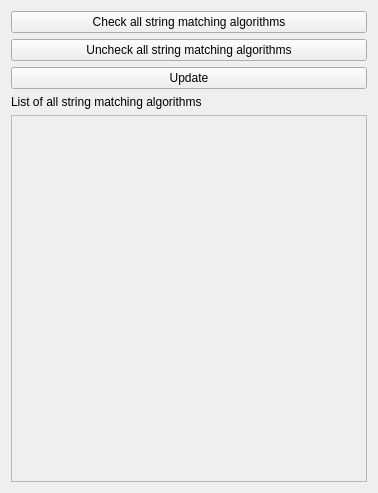
<?xml version="1.0" encoding="UTF-8"?>
<ui version="4.0">
 <class>SelectAlgWindow</class>
 <widget class="QDialog" name="SelectAlgWindow">
  <property name="geometry">
   <rect>
    <x>0</x>
    <y>0</y>
    <width>378</width>
    <height>493</height>
   </rect>
  </property>
  <property name="windowTitle">
   <string>Select algorithm</string>
  </property>
  <property name="styleSheet">
   <string notr="true"/>
  </property>
  <layout class="QVBoxLayout" name="verticalLayout_3">
   <item>
    <layout class="QVBoxLayout" name="verticalLayout_2">
     <item>
      <widget class="QPushButton" name="checkAll_Button">
       <property name="text">
        <string>Check all string matching algorithms</string>
       </property>
       <property name="autoDefault">
        <bool>false</bool>
       </property>
      </widget>
     </item>
     <item>
      <widget class="QPushButton" name="uncheckAll_Button">
       <property name="text">
        <string>Uncheck all string matching algorithms</string>
       </property>
       <property name="autoDefault">
        <bool>false</bool>
       </property>
      </widget>
     </item>
     <item>
      <widget class="QPushButton" name="update_Button">
       <property name="text">
        <string>Update</string>
       </property>
       <property name="autoDefault">
        <bool>false</bool>
       </property>
      </widget>
     </item>
    </layout>
   </item>
   <item>
    <widget class="QLabel" name="labelListAlg">
     <property name="text">
      <string>List of all string matching algorithms</string>
     </property>
    </widget>
   </item>
   <item>
    <widget class="QScrollArea" name="scrollArea">
     <property name="widgetResizable">
      <bool>true</bool>
     </property>
     <widget class="QWidget" name="scrollAreaWidgetContents">
      <property name="geometry">
       <rect>
        <x>0</x>
        <y>0</y>
        <width>358</width>
        <height>349</height>
       </rect>
      </property>
     </widget>
    </widget>
   </item>
  </layout>
 </widget>
 <resources/>
 <connections/>
</ui>
